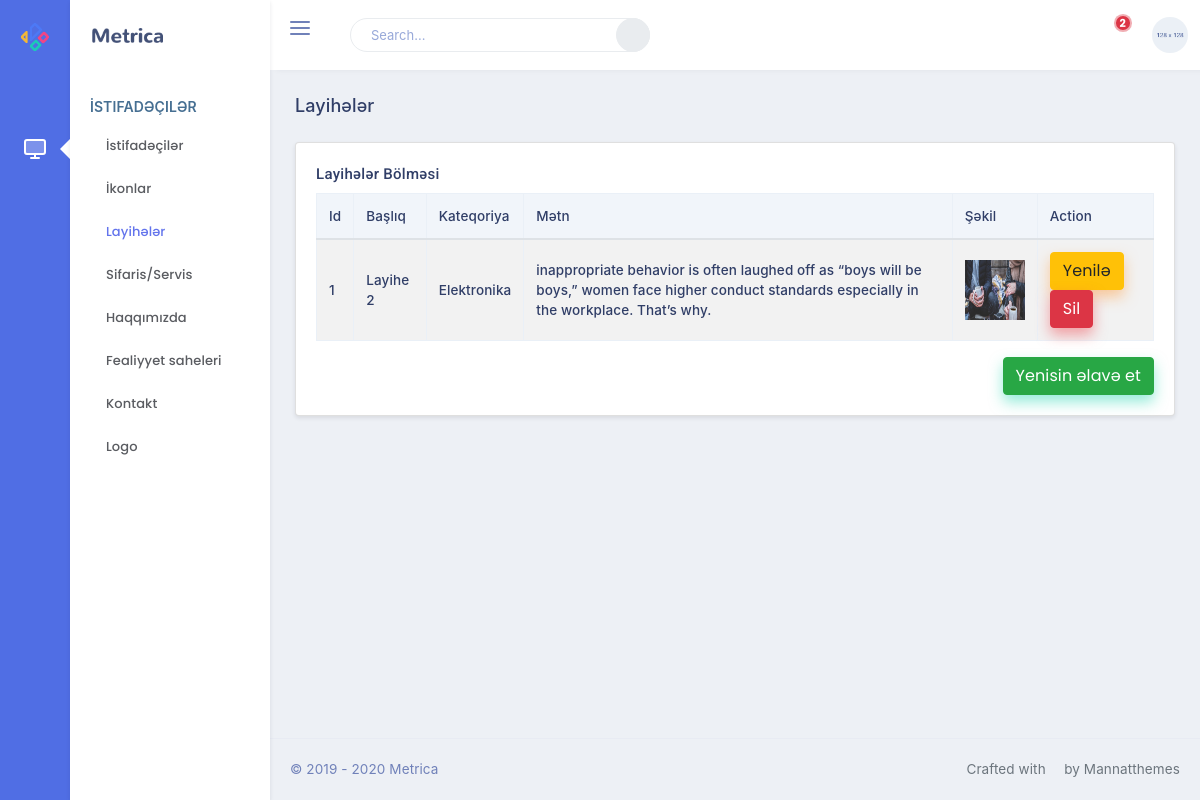
The page /projects (signed in) on the database its author committed.
### app/models.py (models this page shows, shortened)
class Project(db.Model):
    id=db.Column(db.Integer, primary_key=True)
    title = db.Column(db.String(255), nullable=False)
    category=db.Column(db.String(255), nullable=False)
    text=db.Column(db.Text(), nullable=False)
    photoURL=db.Column(db.String())

### admin/views.py (the view)
@app.route('/projects')
@login_required
def project():
    if User.query.get(1) == current_user:
        prodata=Project.query.all()
        return render_template('/admin/projects.html', alldata=prodata)
    else:
        abort(403)

### app/models.py (called while the page is built)
@login_manager.user_loader
def load_user(user_id):
    return User.query.get(int(user_id))

### templates/admin/projects.html (shortened to what this page needs)
{% extends 'admin/base.html' %}
{%block pagetitle%}<h4 class="page-title">Layihələr</h4> {% endblock pagetitle %}
{% block content %}
<div class="row">
    <div class="col-12">
        <div class="card">
            <div class="card-body">
                <h4 class="mt-0 header-title">Layihələr bölməsi</h4>
                <table id="child_rows" class="table table-striped table-bordered dt-responsive nowrap" style="border-collapse: collapse; border-spacing: 0; width: 100%;">
                    <thead>
                        <tr>
                            <th>Id</th>
                            <th>Başlıq</th>
                            <th>Kateqoriya</th>
                            <th>Mətn</th>
                            <th>Şəkil</th>
                            <th>Action</th>
                        </tr>
                    </thead>
                    {% for row in alldata %}
                <tbody>
                    <tr>
                        <th>{{row.id}}</th>
                        <th>{{row.title}}</th>
                        <th>{{row.category}}</th>
                        <th>{{row.text}}</th>
                        <th><img style="height: 60px; width:60px" src="../../static/{{row.photoURL}}" alt=""></th>
                        <th>
                            <a href="/projects/update/{{row.id}}" class="btn btn-warning btn-xs" type="button" data-toggle="modal" data-target="#modaledit{{row.id}}">Yenilə</a>
                            <a href="/projects/delete/{{row.id}}" class="btn btn-danger btn-xs" onclick="return confirm('Are You Sure To Delete ?')">Sil</a>
                        </th>
                    </tr>
                </tbody>
                {% endfor %}
                </table>
                <a type="button"  class="btn btn-success float-right" href="/projects/single" data-toggle="modal" data-target="#mymodal">Yenisin əlavə et</a> </h2>
            </div>
        </div>
    </div>
</div>
{% endblock content %}

### rows shown on the page
Project: id "1", title "Layihe 2", category "Elektronika", text "inappropriate behavior is often laughed off as “boys will be boys,” women face higher conduct standards especially in the workplace. That’s why."
